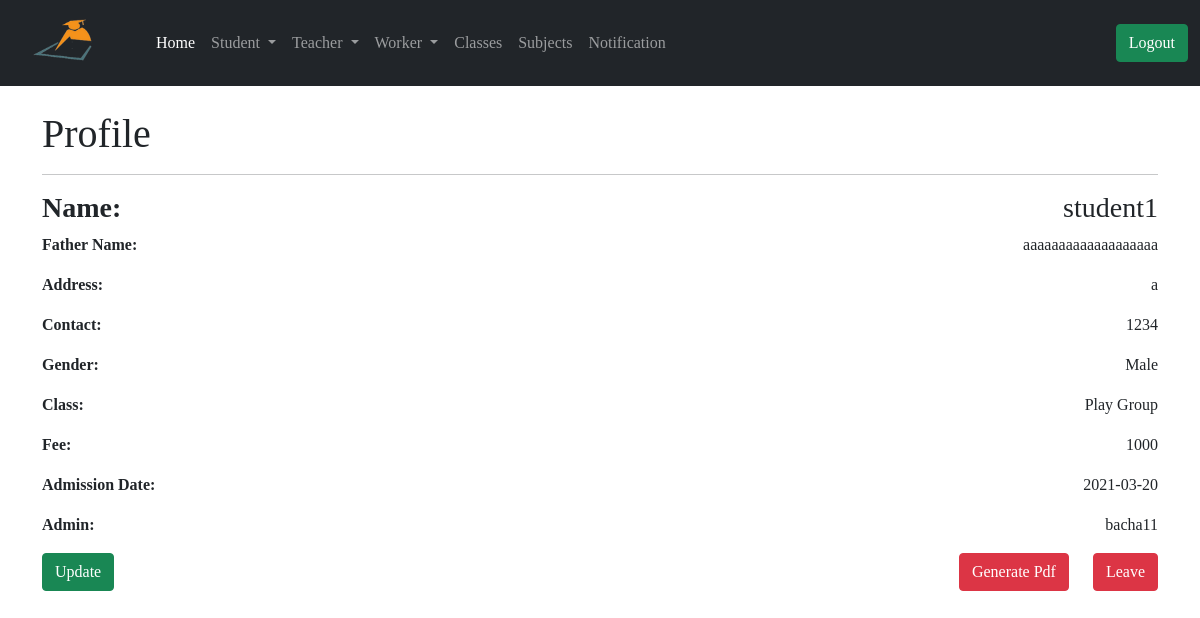
/administrator/student_profile/1 (signed in), run on the app's committed database.
### app/models.py (models this page shows, shortened)
class Student(db.Model):
    id = db.Column(db.Integer, primary_key=True)
    std_name = db.Column(db.String(64))
    f_name = db.Column(db.String(64))
    std_address = db.Column(db.String(128))
    std_contact = db.Column(db.String(64))
    gender = db.Column(db.String(64))
    join_date = db.Column(db.DateTime, default=datetime.utcnow())
    std_class = db.Column(db.Integer, db.ForeignKey('class.id'))
    admin_id = db.Column(db.Integer, db.ForeignKey('user.id'))
    attendance = db.relationship('StudentAttendance', backref='std')

class Class(db.Model):
    id = db.Column(db.Integer, primary_key=True)
    cls_name = db.Column(db.String(64))
    cls_fee = db.Column(db.String(64))
    admin_id = db.Column(db.Integer, db.ForeignKey('user.id'))
    student = db.relationship('Student', backref='stdclass')
    leavestudent = db.relationship('LeaveStudent', backref='stdclass')
    uploadlecture = db.relationship('UploadLecture', backref='stdclass')
    teacher = db.relationship('Teacher', backref='stdclass')
    attendance = db.relationship('StudentAttendance', backref='stdclass')

class User(UserMixin, db.Model):
    id = db.Column(db.Integer, primary_key=True)
    username = db.Column(db.String(32), unique=True)
    email = db.Column(db.String(64), unique=True)
    password_hash = db.Column(db.String(128))
    join_date = db.Column(db.DateTime, default=datetime.utcnow())
    student = db.relationship('Student', backref='admin')
    leavestudent = db.relationship('LeaveStudent', backref='admin')
    teacher = db.relationship('Teacher', backref='admin')
    leaveteacher = db.relationship('LeaveTeacher', backref='admin')
    worker = db.relationship('Worker', backref='admin')
    leaveworker = db.relationship('LeaveWorker', backref='admin')
    classs = db.relationship('Class', backref='admin')
    subject = db.relationship('Subject', backref='admin')

### app/routes.py (the view)
@app.route('/administrator/student_profile/<id>')
@login_required
def student_profile(id):
    student = Student.query.filter_by(id=id).first()
    return render_template('administrator/student_profile.html', title='Student Profile', student=student)

### app/models.py (called while the page is built)
@login.user_loader
def load_user(id):
    return User.query.get(int(id))

### app/routes.py (called while the page is built)
@app.before_request
def before_request():
    g.user = None
    if 'teacher_id' in session:
        user = Teacher.query.filter_by(id=session['teacher_id']).first()
        g.user = user

@app.before_request
def std_before_request():
    g.std_user = None
    if 'student_id' in session:
        std_user = Student.query.filter_by(id=session['student_id']).first()
        g.std_user = std_user

### app/templates/administrator/student_profile.html (shortened to what this page needs)
{% extends 'administrator/base.html' %}
{% block content %}
<div class="container mt-4">
    <h1> Profile </h1>
    <hr>
    <h3><b> Name: </b> <span style="float: right;">{{ student.std_name }}</span></h3>
    <p><b> Father Name: </b><span style="float: right; text-align: justify;"> {{ student.f_name }} </span></p>
    <p><b> Address: </b> <span style="float: right;">{{ student.std_address }} </span></p>
    <p><b> Contact: </b> <span style="float: right;">{{ student.std_contact }} </span></p>
    <p><b> Gender: </b> <span style="float: right;">{{ student.gender|title() }}</span> </p>
    <p><b> Class: </b> <span style="float: right;">{{ student.stdclass.cls_name }}</span> </p>
    <p><b> Fee: </b> <span style="float: right;">{{ student.stdclass.cls_fee }}</span> </p>
    <p><b> Admission Date: </b> <span style="float: right;">{{ student.join_date.strftime('%Y-%m-%d') }} </span></p>
    <p><b> Admin: </b> <span style="float: right;">{{ student.admin.username }}</span> </p>
    <a href=" {{ url_for('update_student', id=student.id) }} "><button type="submit" class="btn btn-success">Update</button></a>
    <button type="button" class="btn btn-danger ms-4" style="float: right;" data-bs-toggle="modal" data-bs-target="#exampleModal">
          Leave
    </button>
      <a href="{{ url_for('student_profile_pdf', id=student.id) }}"><button type="submit" class="btn btn-danger float-end">Generate Pdf</button></a>
</div>
{% endblock %}

### app/templates/administrator/base.html (style rules this page uses)
body { font-family: 'Times New Roman', Times, serif; }

### data on the page
Student: std_name "student1", f_name "aaaaaaaaaaaaaaaaaaa", std_address "a", std_contact "1234", gender "Male", join_date "2021-03-20"
Class: stdclass.cls_name "Play Group", stdclass.cls_fee "1000"
User: admin.username "bacha11"
